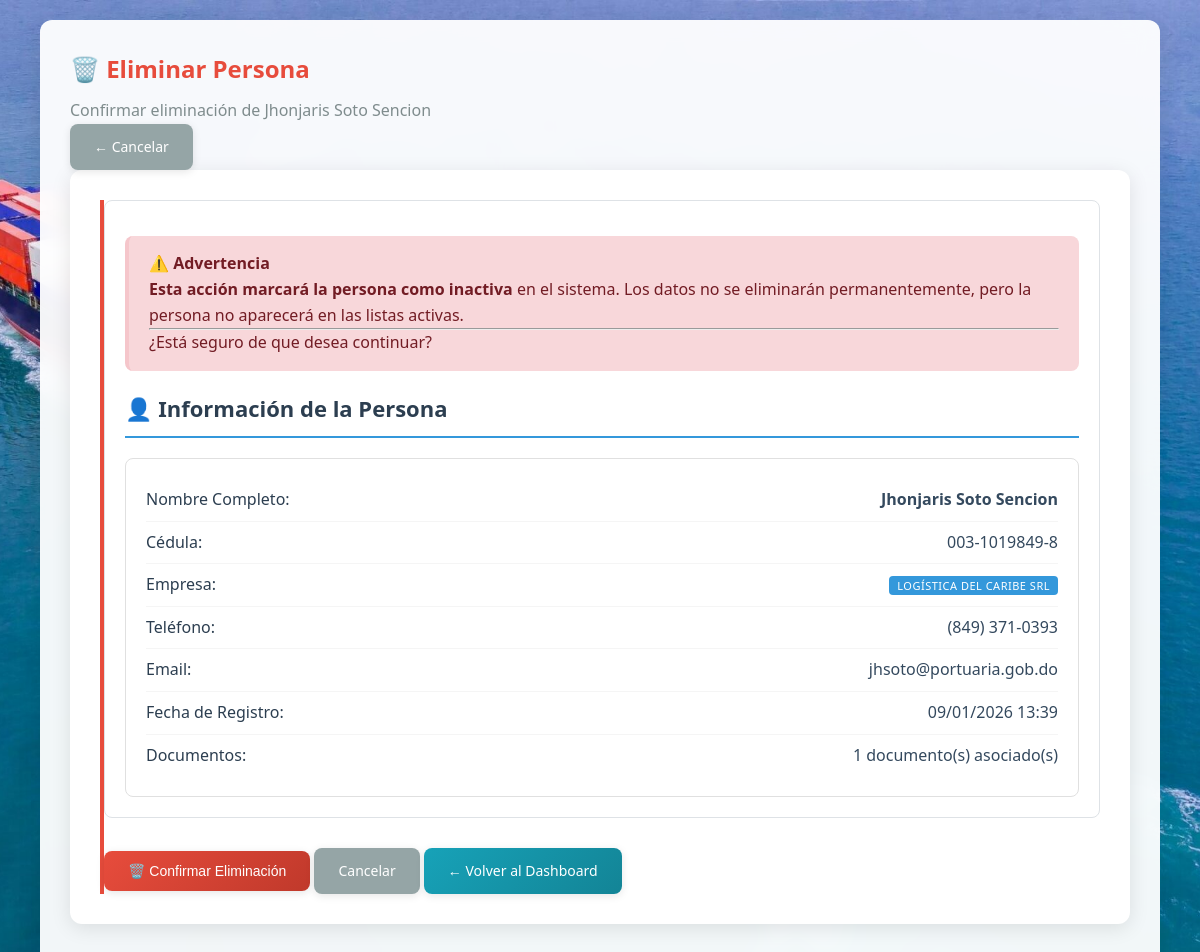
/gestion_personal/personas/6/eliminar/ (signed in), run on the app's committed database.
### gestion_personal/models.py (models this page shows, shortened)
class Persona(models.Model):
    cedula = models.CharField(
        max_length=13,
        unique=False,
        blank=True,
        null=True,
        validators=[validate_cedula_dominicana],
        help_text="Formato: XXX-XXXXXXX-X (para dominicanos)"
    )
    pasaporte = models.CharField(
        max_length=20,
        unique=False,
        blank=True,
        null=True,
        help_text="Número de pasaporte (para extranjeros sin cédula)"
    )
    nombre = models.CharField(max_length=100)
    apellido = models.CharField(max_length=100)
    telefono = models.CharField(max_length=15, blank=True, null=True)
    email = models.EmailField(blank=True, null=True)
    cargo = models.CharField(
        max_length=100,
        blank=True,
        null=True,
        verbose_name='Cargo/Posición',
        help_text='Ej: Conductor, Operador, Técnico, etc.'
    )
    licencia_conducir = models.CharField(
        max_length=20,
        blank=True,
        null=True,
        verbose_name='Licencia de Conducir',
        help_text='Número de licencia de conducir si aplica'
    )
    empresa = models.ForeignKey(
        'accounts.User',
        on_delete=models.SET_NULL,
        null=True,
        blank=True,
        related_name='personas_registradas',
        help_text="Empresa que registró esta persona"
    )
    fecha_registro = models.DateTimeField(auto_now_add=True)
    fecha_actualizacion = models.DateTimeField(auto_now=True)
    activo = models.BooleanField(default=True)
    class Meta:
        db_table = 'gestion_personal_persona'
        verbose_name = 'Persona'
        verbose_name_plural = 'Personas'
        ordering = ['apellido', 'nombre']
        unique_together = ['cedula', 'empresa']
    @property
    def nombre_completo(self):
        return f"{self.nombre} {self.apellido}"

### accounts/models.py (models this page shows, shortened)
class User(AbstractUser):
    ROLE_CHOICES = [
        ('solicitante', 'Solicitante'),
        ('evaluador', 'Evaluador Portuario'),
        ('supervisor', 'Supervisor'),
        ('admin_tic', 'Administrador TIC'),
        ('oficial_acceso', 'Oficial de Acceso Físico'),
        ('direccion', 'Dirección Logística'),
    ]
    role = models.CharField(
        max_length=20,
        choices=ROLE_CHOICES,
        default='solicitante',
        verbose_name='Rol'
    )
    cedula_rnc = models.CharField(
        max_length=20,
        unique=True,
        validators=[
            RegexValidator(
                regex=r'^(\d{3}-\d{7}-\d{1}|\d{3}-\d{5}-\d{1})$',
                message='Formato inválido. Use XXX-XXXXXXX-X para cédula o XXX-XXXXX-X para RNC'
            )
        ],
        verbose_name='Cédula/RNC'
    )
    telefono = models.CharField(
        max_length=15,
        blank=True,
        validators=[
            RegexValidator(
                regex=r'^\+?1?\d{9,15}$',
                message='Número de teléfono inválido'
            )
        ],
        verbose_name='Teléfono'
    )
    empresa = models.ForeignKey(
        'Empresa',
        on_delete=models.SET_NULL,
        null=True,
        blank=True,
        related_name='usuarios',
        verbose_name='Empresa'
    )
    es_admin_empresa = models.BooleanField(default=False, verbose_name='Admin de Empresa')
    puede_crear_usuarios = models.BooleanField(default=False, verbose_name='Puede Crear Usuarios')
    activo = models.BooleanField(default=True, verbose_name='Activo')
    created_at = models.DateTimeField(auto_now_add=True, verbose_name='Creado el')
    updated_at = models.DateTimeField(auto_now=True, verbose_name='Actualizado el')
    failed_login_attempts = models.PositiveIntegerField(default=0, verbose_name='Intentos fallidos')
    is_locked = models.BooleanField(default=False, verbose_name='Bloqueado')
    locked_until = models.DateTimeField(null=True, blank=True, verbose_name='Bloqueado hasta')
    last_login_ip = models.GenericIPAddressField(null=True, blank=True, verbose_name='Última IP')
    class Meta:
        verbose_name = 'Usuario'
        verbose_name_plural = 'Usuarios'
        ordering = ['-created_at']

class Empresa(models.Model):
    rnc = models.CharField(
        max_length=15,
        unique=True,
        validators=[
            RegexValidator(
                regex=r'^\d{3}-\d{5}-\d{1}$',
                message='Formato inválido. Use XXX-XXXXX-X para RNC'
            )
        ],
        verbose_name='RNC'
    )
    nombre = models.CharField(max_length=200, verbose_name='Nombre')
    telefono = models.CharField(
        max_length=15,
        blank=True,
        validators=[
            RegexValidator(
                regex=r'^\+?1?\d{9,15}$',
                message='Número de teléfono inválido'
            )
        ],
        verbose_name='Teléfono'
    )
    email = models.EmailField(verbose_name='Email')
    representante_legal = models.ForeignKey(
        User,
        on_delete=models.CASCADE,
        related_name='empresas_representadas',
        verbose_name='Representante Legal'
    )
    activa = models.BooleanField(default=True, verbose_name='Activa')
    verificada = models.BooleanField(default=False, verbose_name='Verificada')
    certificado_rnc = models.FileField(
        upload_to='empresas/certificados/',
        blank=True,
        verbose_name='Certificado RNC'
    )
    numero_licencia = models.CharField(
        max_length=20,
        unique=True,
        blank=True,
        null=True,
        verbose_name='Número de Licencia'
    )
    fecha_expedicion_licencia = models.DateField(
        blank=True,
        null=True,
        verbose_name='Fecha de Expedición'
    )
    fecha_expiracion_licencia = models.DateField(
        blank=True,
        null=True,
        verbose_name='Fecha de Expiración'
    )
    fecha_expiracion_contrato = models.DateField(
        blank=True,
        null=True,
        verbose_name='Expiración Contrato'
    )
    tipo_licencia = models.ForeignKey(
        'evaluacion.TipoLicencia',
        on_delete=models.SET_NULL,
        blank=True,
        null=True,
        related_name='empresas_asignadas',
        verbose_name='Tipo de Licencia',
        help_text='Tipo de licencia que determina los servicios base autorizados'
    )
    servicios_autorizados = models.ManyToManyField(
        'evaluacion.Servicio',
        related_name='empresas_autorizadas',
        blank=True,
        verbose_name='Servicios Autorizados',
        help_text='Servicios específicos que la empresa está autorizada a ofrecer'
    )
    puede_solicitud_excepcional = models.BooleanField(
        default=False,
        verbose_name='Permite Solicitud Excepcional',
        help_text='Si está habilitado, la empresa puede realizar solicitudes excepcionales aprobadas por supervisión'
    )
    created_at = models.DateTimeField(auto_now_add=True, verbose_name='Registrada el')
    updated_at = models.DateTimeField(auto_now=True, verbose_name='Actualizada el')
    class Meta:
        verbose_name = 'Empresa'
        verbose_name_plural = 'Empresas'
        ordering = ['-created_at']

### gestion_personal/views.py (the view)
# urls.py: path('personas/<int:persona_id>/eliminar/', eliminar_persona, name='eliminar_persona'),
@login_required
def eliminar_persona(request, persona_id):
    persona = get_object_or_404(Persona, id=persona_id, activo=True, empresa=request.user)
    if request.method == 'POST':
        persona.activo = False
        persona.save()
        messages.success(request, f'Persona {persona.nombre_completo} eliminada exitosamente.')
        return redirect('gestion_personal:dashboard')
    context = {'persona': persona}
    return render(request, 'gestion_personal/confirmar_eliminar_persona.html', context)

### templates/gestion_personal/confirmar_eliminar_persona.html (shortened to what this page needs)
{% extends 'base.html' %}
{% load static %}
{% block extra_css %}
<link rel="stylesheet" href="{% static 'css/styles.css' %}">
{% endblock %}
{% block content %}
<div class="content-area">
    <div class="page-header">
        <div>
            <h2 style="color: #e74c3c; margin-bottom: 10px;">🗑️ Eliminar Persona</h2>
            <p style="color: #7f8c8d;">Confirmar eliminación de {{ persona.nombre_completo }}</p>
        </div>
        <div class="header-actions">
            <a href="{% url 'gestion_personal:detalle_persona' persona.id %}" class="btn btn-secondary">← Cancelar</a>
        </div>
    </div>
    <div class="form-container">
        <div class="form-card" style="border-left: 4px solid #e74c3c;">
            <div class="form-section">
                <div class="alert alert-danger" role="alert">
                    <h4 class="alert-heading">⚠️ Advertencia</h4>
                    <p><strong>Esta acción marcará la persona como inactiva</strong> en el sistema. Los datos no se eliminarán permanentemente, pero la persona no aparecerá en las listas activas.</p>
                    <hr>
                    <p class="mb-0">¿Está seguro de que desea continuar?</p>
                </div>
                <h3>👤 Información de la Persona</h3>
                <div class="detail-grid" style="grid-template-columns: 1fr;">
                    <div class="detail-card">
                        <div class="detail-content">
                            <div class="detail-row">
                                <span class="detail-label">Nombre Completo:</span>
                                <span class="detail-value"><strong>{{ persona.nombre_completo }}</strong></span>
                            </div>
                            <div class="detail-row">
                                <span class="detail-label">Cédula:</span>
                                <span class="detail-value">{{ persona.cedula }}</span>
                            </div>
                            <div class="detail-row">
                                <span class="detail-label">Empresa:</span>
                                <span class="detail-value">
                                    <span class="badge bg-primary">
                                        {{ persona.empresa.empresa.nombre|default:'Sin empresa' }}
                                    </span>
                                </span>
                            </div>
                            <div class="detail-row">
                                <span class="detail-label">Teléfono:</span>
                                <span class="detail-value">{{ persona.telefono|default:'No especificado' }}</span>
                            </div>
                            <div class="detail-row">
                                <span class="detail-label">Email:</span>
                                <span class="detail-value">{{ persona.email|default:'No especificado' }}</span>
                            </div>
                            <div class="detail-row">
                                <span class="detail-label">Fecha de Registro:</span>
                                <span class="detail-value">{{ persona.fecha_registro|date:'d/m/Y H:i' }}</span>
                            </div>
                            {% if persona.documentos.count > 0 %}
                            <div class="detail-row">
                                <span class="detail-label">Documentos:</span>
                                <span class="detail-value">{{ persona.documentos.count }} documento(s) asociado(s)</span>
                            </div>
                            {% endif %}
                        </div>
                    </div>
                </div>
            </div>
            <div class="form-actions">
                <form method="post" style="display: inline;">
                    <button type="submit" class="btn btn-danger">🗑️ Confirmar Eliminación</button>
                </form>
                <a href="{% url 'gestion_personal:detalle_persona' persona.id %}" class="btn btn-secondary">Cancelar</a>
                <a href="{% url 'gestion_personal:dashboard' %}" class="btn btn-info">← Volver al Dashboard</a>
            </div>
        </div>
    </div>
</div>
{% endblock %}

### static/css/base.css (style rules this page uses)
* { margin: 0; padding: 0; box-sizing: border-box; }
body { font-family: 'Segoe UI', Tahoma, Geneva, Verdana, sans-serif; background: url('/media/Ship.jpeg') no-repeat center center fixed; background-size: cover; background-attachment: fixed; min-height: 100vh; line-height: 1.6; color: #333; position: relative; }
.content-area { background: rgba(255,255,255,0.95); margin: 0 20px 20px 20px; border-radius: 12px; padding: 30px; box-shadow: 0 8px 25px rgba(0,0,0,0.1); backdrop-filter: blur(10px); min-height: calc(100vh - 140px); }
.form-container { background: white; padding: 30px; border-radius: 12px; box-shadow: 0 4px 15px rgba(0,0,0,0.1); margin-bottom: 25px; }
.form-container h3 { color: #2c3e50; margin-bottom: 25px; font-size: 22px; border-bottom: 2px solid #e9ecef; padding-bottom: 10px; }
.btn { display: inline-block; padding: 12px 24px; border: none; border-radius: 8px; font-size: 15px; font-weight: 600; text-decoration: none; text-align: center; cursor: pointer; transition: all 0.3s ease; box-shadow: 0 2px 8px rgba(0,0,0,0.1); }
.btn-secondary { background: #95a5a6; color: white; }
.btn-danger { background: linear-gradient(135deg, #e74c3c, #c0392b); color: white; }
.btn-info { background: linear-gradient(135deg, #17a2b8, #138496); color: white; }
.alert { padding: 15px 20px; border-radius: 8px; margin-bottom: 20px; border-left: 4px solid; }
.alert-danger { background: #f8d7da; color: #721c24; border-left-color: #dc3545; }
.badge { display: inline-block; padding: 4px 8px; font-size: 11px; font-weight: 600; line-height: 1; text-align: center; white-space: nowrap; vertical-align: baseline; border-radius: 4px; }
.bg-primary { background-color: #3498db; color: white; }

### static/css/styles.css (style rules this page uses)
* { margin: 0; padding: 0; box-sizing: border-box; }
body { font-family: 'Segoe UI', Tahoma, Geneva, Verdana, sans-serif; background: url('/media/Ship.jpeg') center center / cover no-repeat fixed; min-height: 100vh; line-height: 1.6; color: #333; }
.content-area { padding: 30px; min-height: calc(100vh - 200px); }
.form-container { background: white; border-radius: 12px; padding: 30px; box-shadow: 0 4px 20px rgba(0,0,0,0.1); margin-bottom: 30px; }
.badge { display: inline-block; padding: 4px 8px; font-size: 11px; font-weight: 500; border-radius: 4px; text-transform: uppercase; letter-spacing: 0.5px; }
.alert { padding: 15px 20px; margin: 15px 0; border-radius: 8px; border-left: 4px solid; }
.alert-danger { background: #f8d7da; border-color: #e74c3c; color: #721c24; }
.form-section { margin-bottom: 30px; padding: 20px; background: white; border-radius: 8px; border: 1px solid #dee2e6; }
.form-section h3 { margin-bottom: 20px; padding-bottom: 10px; border-bottom: 2px solid #3498db; color: #2c3e50; }
.btn { padding: 12px 24px; border: none; border-radius: 8px; font-size: 14px; font-weight: 500; cursor: pointer; transition: all 0.3s ease; display: inline-flex; align-items: center; gap: 8px; text-decoration: none; text-align: center; justify-content: center; }
.btn-danger { background: linear-gradient(135deg, #e74c3c, #c0392b); color: white; }
.btn-secondary { background: #95a5a6; color: white; }
.alert { padding: 15px 20px; border-radius: 8px; margin-bottom: 20px; }
.alert-danger { background: #f8d7da; border-left: 4px solid #e74c3c; color: #721c24; }

### templates/gestion_personal/confirmar_eliminar_persona.html (style rules this page uses)
.detail-grid { display: grid; gap: 20px; margin-top: 20px; }
.detail-card { background: #fff; border: 1px solid #e0e0e0; border-radius: 8px; overflow: hidden; }
.detail-content { padding: 20px; }
.detail-row { display: flex; justify-content: space-between; align-items: center; padding: 8px 0; border-bottom: 1px solid #f5f5f5; }
.detail-row:last-child { border-bottom: none; }
.detail-label { font-weight: 500; color: #2c3e50; min-width: 150px; }
.detail-value { color: #34495e; text-align: right; }
.alert-danger { background-color: #f8d7da; border-color: #f5c6cb; color: #721c24; }

### data on the page
Persona: nombre_completo "Jhonjaris Soto Sencion", cedula "003-1019849-8", empresa.empresa.nombre "LOGÍSTICA DEL CARIBE SRL", telefono "(849) 371-0393", email "jhsoto@portuaria.gob.do", fecha_registro "09/01/2026 13:39", documentos.count "1"
